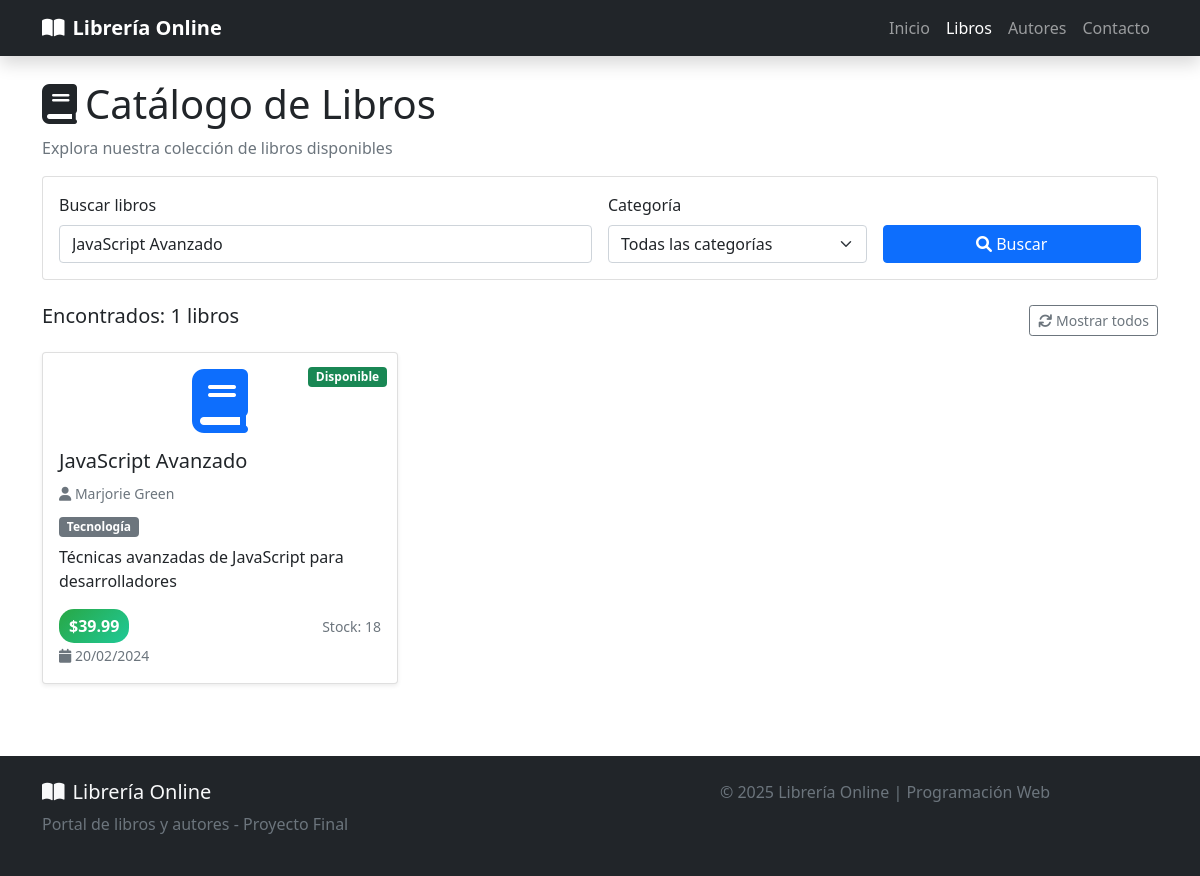
/libros.php?buscar=JavaScript Avanzado, run on the app's committed database.
### tables this page shows
CREATE TABLE libros (
            id_libro INTEGER PRIMARY KEY AUTOINCREMENT,
            titulo VARCHAR(100) NOT NULL,
            tipo VARCHAR(20) NOT NULL,
            id_autor VARCHAR(11) NOT NULL,
            precio DECIMAL(10,2) NOT NULL,
            fecha_publicacion DATE,
            descripcion TEXT,
            stock INTEGER DEFAULT 0,
            FOREIGN KEY (id_autor) REFERENCES autores(id_autor)
        );

CREATE TABLE autores (
            id_autor VARCHAR(11) PRIMARY KEY,
            apellido VARCHAR(15) NOT NULL,
            nombre VARCHAR(15) NOT NULL,
            telefono VARCHAR(12) NOT NULL,
            direccion VARCHAR(20) NOT NULL,
            ciudad VARCHAR(15) NOT NULL,
            estado VARCHAR(2) NOT NULL,
            pais VARCHAR(3) NOT NULL,
            cod_postal INTEGER
        );

### libros.php (the view, shortened to what this page needs)
<?php
$database = new Database();
$db = $database->getConnection();
$buscar = $_GET['buscar'] ?? '';
$query = "SELECT l.*, a.nombre, a.apellido
          FROM libros l
          INNER JOIN autores a ON l.id_autor = a.id_autor
          WHERE 1=1";
$params = [];
if (!empty($buscar)) {
    $query .= " AND (l.titulo LIKE ? OR l.descripcion LIKE ? OR a.nombre LIKE ? OR a.apellido LIKE ?)";
    $params[] = '%' . $buscar . '%';
    $params[] = '%' . $buscar . '%';
    $params[] = '%' . $buscar . '%';
    $params[] = '%' . $buscar . '%';
}
$query .= " ORDER BY l.titulo";
$stmt = $db->prepare($query);
$stmt->execute($params);
$libros = $stmt->fetchAll(PDO::FETCH_ASSOC);
?>
<!DOCTYPE html>
<html lang="es">
<head>
    <link href="https://cdn.jsdelivr.net/npm/bootstrap@5.1.3/dist/css/bootstrap.min.css" rel="stylesheet">
    <link href="https://cdnjs.cloudflare.com/ajax/libs/font-awesome/6.0.0/css/all.min.css" rel="stylesheet">
</head>
<body>
    <nav class="navbar navbar-expand-lg navbar-dark bg-dark shadow">
        <div class="container">
            <a class="navbar-brand fw-bold" href="index.php">
                <i class="fas fa-book-open me-2"></i>Librería Online
            </a>
            <div class="navbar-nav ms-auto">
                <a class="nav-link" href="index.php">Inicio</a>
                <a class="nav-link active" href="libros.php">Libros</a>
                <a class="nav-link" href="autores.php">Autores</a>
                <a class="nav-link" href="contacto.php">Contacto</a>
            </div>
        </div>
    </nav>
    <div class="container mt-4">
        <div class="row">
            <div class="col-12">
                <h1><i class="fas fa-book me-2"></i>Catálogo de Libros</h1>
                <p class="text-muted">Explora nuestra colección de libros disponibles</p>
            </div>
        </div>
        <div class="row mb-4">
            <div class="col-12">
                <div class="card">
                    <div class="card-body">
                        <form method="GET" class="row g-3">
                            <div class="col-md-6">
                                <label class="form-label">Buscar libros</label>
                                <input type="text" class="form-control" name="buscar"
                                       value="<?= htmlspecialchars($buscar) ?>"
                                       placeholder="Buscar por título, descripción o autor...">
                            </div>
                            <div class="col-md-3">
                                <label class="form-label">Categoría</label>
                                <select class="form-select" name="tipo">
                                    <option value="">Todas las categorías</option>
                                </select>
                            </div>
                            <div class="col-md-3">
                                <label class="form-label">&nbsp;</label>
                                <div class="d-grid">
                                    <button type="submit" class="btn btn-primary">
                                        <i class="fas fa-search"></i> Buscar
                                    </button>
                                </div>
                            </div>
                        </form>
                    </div>
                </div>
            </div>
        </div>
        <div class="row mb-3">
            <div class="col-12">
                <div class="d-flex justify-content-between align-items-center">
                    <h5>Encontrados: <?= count($libros) ?> libros</h5>
                    <a href="libros.php" class="btn btn-outline-secondary btn-sm">
                        <i class="fas fa-refresh"></i> Mostrar todos
                    </a>
                </div>
            </div>
        </div>
        <div class="row">
            <?php if (empty($libros)): ?>
                <div class="col-12">
                    <div class="alert alert-warning text-center">
                        <i class="fas fa-search fa-3x mb-3"></i>
                        <h4>No se encontraron libros</h4>
                        <p>Intenta ajustar los criterios de búsqueda</p>
                    </div>
                </div>
            <?php else: ?>
                <?php foreach($libros as $libro): ?>
                <div class="col-lg-4 col-md-6 mb-4">
                    <div class="card h-100 shadow-sm book-card position-relative">
                        <div class="stock-badge">
                            <?php if ($libro['stock'] > 10): ?>
                                <span class="badge bg-success">Disponible</span>
                            <?php elseif ($libro['stock'] > 0): ?>
                                <span class="badge bg-warning">Pocas unidades</span>
                            <?php else: ?>
                                <span class="badge bg-danger">Agotado</span>
                            <?php endif; ?>
                        </div>
                        <div class="card-body d-flex flex-column">
                            <div class="mb-3 text-center">
                                <i class="fas fa-book fa-4x text-primary"></i>
                            </div>
                            <h5 class="card-title"><?= htmlspecialchars($libro['titulo']) ?></h5>
                            <div class="mb-2">
                                <small class="text-muted">
                                    <i class="fas fa-user"></i>
                                    <?= htmlspecialchars($libro['nombre'] . ' ' . $libro['apellido']) ?>
                                </small>
                            </div>
                            <div class="mb-2">
                                <span class="badge bg-secondary"><?= htmlspecialchars($libro['tipo']) ?></span>
                            </div>
                            <p class="card-text flex-grow-1">
                                <?= htmlspecialchars(substr($libro['descripcion'], 0, 100)) ?>
                            </p>
                            <div class="mt-auto">
                                <div class="d-flex justify-content-between align-items-center">
                                    <span class="price-tag">
                                        $<?= number_format($libro['precio'], 2) ?>
                                    </span>
                                    <small class="text-muted">
                                        Stock: <?= $libro['stock'] ?>
                                    </small>
                                </div>
                                <?php if ($libro['fecha_publicacion']): ?>
                                <small class="text-muted">
                                    <i class="fas fa-calendar"></i>
                                    <?= date('d/m/Y', strtotime($libro['fecha_publicacion'])) ?>
                                </small>
                                <?php endif; ?>
                            </div>
                        </div>
                    </div>
                </div>
                <?php endforeach; ?>
            <?php endif; ?>
        </div>
    </div>
    <footer class="bg-dark text-light py-4 mt-5">
        <div class="container">
            <div class="row">
                <div class="col-md-6">
                    <h5><i class="fas fa-book-open me-2"></i>Librería Online</h5>
                    <p class="text-muted">Portal de libros y autores - Proyecto Final</p>
                </div>
                <div class="col-md-6 text-center">
                    <p class="text-muted mb-0">
                        &copy; <?= date('Y') ?> Librería Online | Programación Web
                    </p>
                </div>
            </div>
        </div>
    </footer>
</body>
</html>

### libros.php (style rules this page uses)
.price-tag { background: linear-gradient(135deg, #28a745, #20c997); color: white; padding: 5px 10px; border-radius: 15px; font-weight: bold; }
.stock-badge { position: absolute; top: 10px; right: 10px; }

### data on the page
libros: shows "Disponible", titulo "JavaScript Avanzado", id_autor.apellido "Marjorie Green", tipo "Tecnología", descripcion "Técnicas avanzadas de JavaScript para desarrolladores", precio "39.99", stock "18", fecha_publicacion "20/02/2024"

### other printed values
count($libros) "1"
